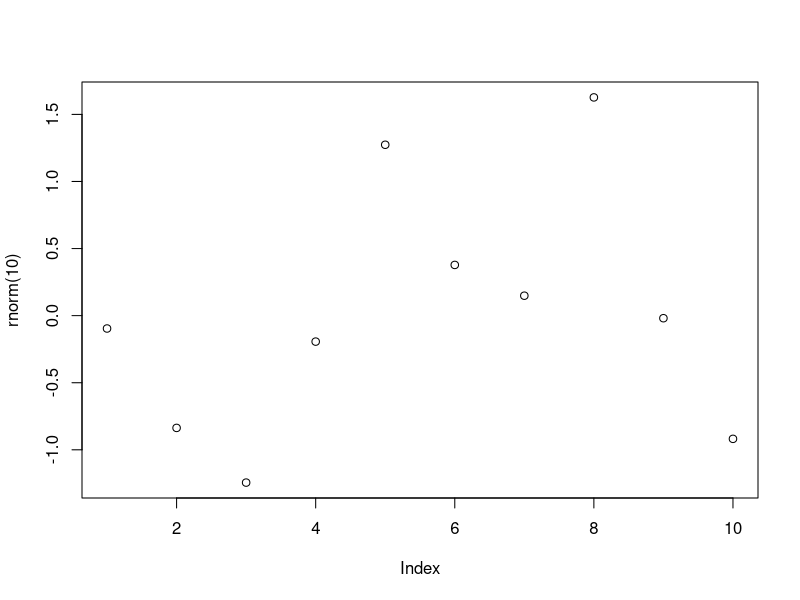

This figure's R source: (Note: this script raises an error after producing the figure.)
####################################################################################################
# Funções

# Obs: Caso tenha problemas com a acentuação, consulte este link:
# https://support.rstudio.com/hc/en-us/articles/200532197-Character-Encoding

# Configurando o diretório de trabalho
# Não use diretórios com espaço no nome
setwd("C:/GitHubProjects/Projects-in-R/02-linguagem-r")
getwd()

####################################################################################################
# Help
?sample
args(sample)
args(mean)
args(sd)

# Funções Built-in
abs(-43)
sum(c(1:5))
mean(c(1:5))
round(c(1.1:5.8))
rev(c(1:5))
seq(1:5)
sort(rev(c(1:5)))
append(c(1:5), 6)

vec1 <- c(1.5, 2.5, 8.4, 3.7, 6.3)
vec2 <- rev(vec1)
vec2

####################################################################################################
# Funções dentro de funções
plot(rnorm(10))
mean(c(abs(vec1), abs(vec2)))

# Criando funções
myfunc <- function(x) { x + x}
myfunc(10)
class(myfunc)

myfunc2 <- function(a, b) {
  valor = a ^ b
  print(valor)
}
myfunc2(3,2)

jogando_dados <- function() {
  num <- sample(1:6, size = 1) # Local
  num
}
jogando_dados()

####################################################################################################
# Escopo
print(num)
num <- c(1:6)
num # Global

# Funções sem número definido de argumentos
vec1 <- (10:13)
vec2 <- c("a","b","c","d")
vec3 <- c(6.5,9.2,11.9,5.1)

myfunc3 <- function(...) {
  df = data.frame(cbind(...))
  print(df)
}

myfunc3(vec1)
myfunc3(vec2,vec3)
myfunc3(vec1,vec2,vec3)

####################################################################################################
# Funções Built-in - Não tente recriar a roda
# Comparação de eficiência entre função vetorizada e função "vetorizada no R"

x <- 1:10000000
# Função que calcula a raiz quadrada de cada elemento de um vetor de números
meu_sqrt <- function(numeros) {
  resp <- numeric(length(numeros))
  for (i in seq_along(numeros)) {
    resp[i] <- sqrt(numeros[i])
  }
  return(resp)
}

system.time(x2a <- meu_sqrt(x))

system.time(x2b <- sqrt(x))

# Sua máquina pode apresentar resultado diferente por conta da precisão de cálculo do processador.
identical(x2a, x2b)

####################################################################################################